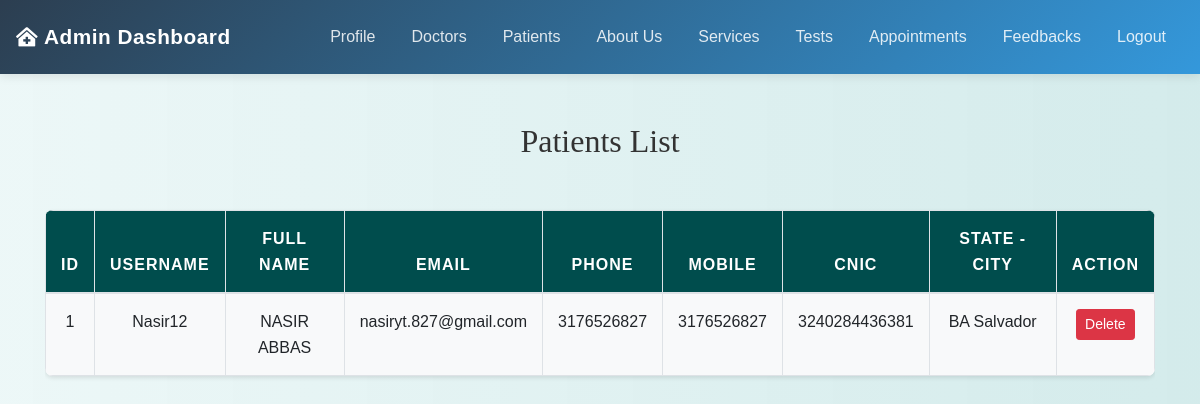
The page /admin/view_patients.php (signed in) on the database as committed earlier.
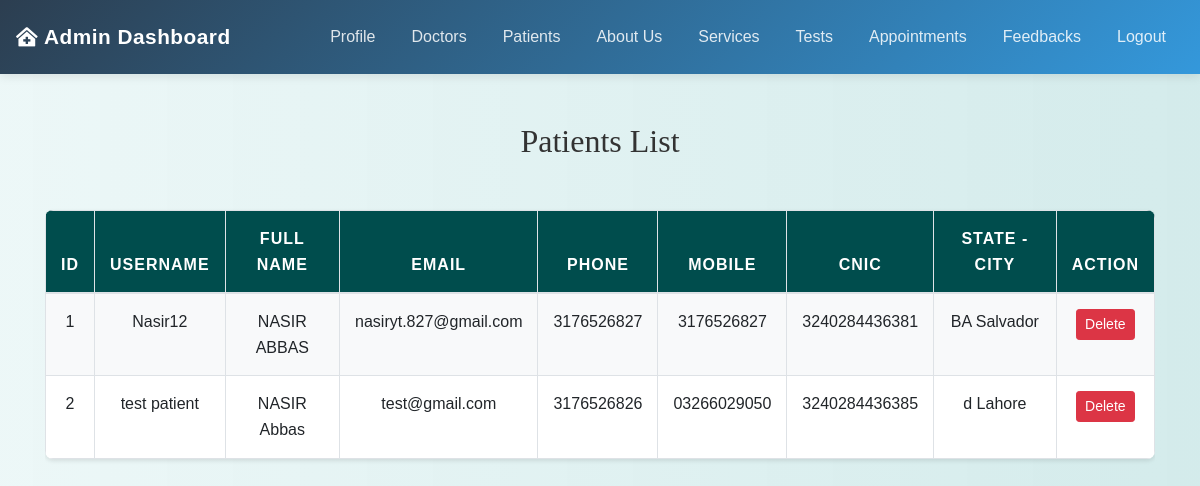
The same page on the database as committed later.
### tables this page shows
CREATE TABLE `users` (
  `id` int(11) NOT NULL,
  `username` varchar(50) NOT NULL,
  `first_name` varchar(100) NOT NULL,
  `last_name` varchar(100) NOT NULL,
  `password` varchar(255) NOT NULL,
  `email` varchar(100) NOT NULL,
  `phone` varchar(20) NOT NULL,
  `mobile` varchar(15) NOT NULL,
  `cnic` varchar(20) NOT NULL,
  `state` varchar(100) NOT NULL,
  `city` varchar(100) NOT NULL,
  `age` int(11) DEFAULT NULL
);

### admin/view_patients.php (the view, shortened to what this page needs)
<?php
include('config.php');
$sql = "SELECT id, username, first_name, last_name, email, phone, mobile, cnic, state, city, age FROM users";
$result = mysqli_query($conn, $sql);
?>
<!DOCTYPE html>
<html lang="en">
<head>
    <link rel="stylesheet" href="https://maxcdn.bootstrapcdn.com/bootstrap/4.5.2/css/bootstrap.min.css">
    <link rel="stylesheet" href="../css/style.css">
</head>
<body>
<?php include('admin_navbar.php'); ?>
<div class="container mt-5">
    <h2 class="text-center">Patients List</h2>
    <div class="table-responsive">
        <table class="table table-striped table-bordered">
            <thead>
                <tr>
                    <th>ID</th>
                    <th>Username</th>
                    <th>Full Name</th>
                    <th>Email</th>
                    <th>Phone</th>
                    <th>Mobile</th>
                    <th>CNIC</th>
                    <th>State - City</th>
                    <th>Action</th>
                </tr>
            </thead>
            <tbody>
                <?php while ($row = mysqli_fetch_assoc($result)): ?>
                    <tr>
                        <td><?php echo htmlspecialchars($row['id']); ?></td>
                        <td><?php echo htmlspecialchars($row['username']); ?></td>
                        <td><?php echo htmlspecialchars($row['first_name']); ?> <?php echo htmlspecialchars($row['last_name']); ?></td>
                        <td><?php echo htmlspecialchars($row['email']); ?></td>
                        <td><?php echo htmlspecialchars($row['phone']); ?></td>
                        <td><?php echo htmlspecialchars($row['mobile']); ?></td>
                        <td><?php echo htmlspecialchars($row['cnic']); ?></td>
                        <td><?php echo htmlspecialchars($row['state']); ?> <?php echo htmlspecialchars($row['city']); ?></td>
                        <td>
                            <form action="<?php echo htmlspecialchars($_SERVER["PHP_SELF"]); ?>" method="post" onsubmit="return confirm('Are you sure you want to delete this patient?');">
                                <button type="submit" name="delete_patient" class="btn btn-danger btn-sm">Delete</button>
                            </form>
                        </td>
                    </tr>
                <?php endwhile; ?>
            </tbody>
        </table>
    </div>
</div>
</body>
</html>

Rows that differ between the two databases and show on the page:
added users: id "2", username "test patient", first_name "NASIR", last_name "Abbas", email "test@gmail.com", phone "3176526826", mobile "03266029050", cnic "3240284436385", state "d", city "Lahore"
